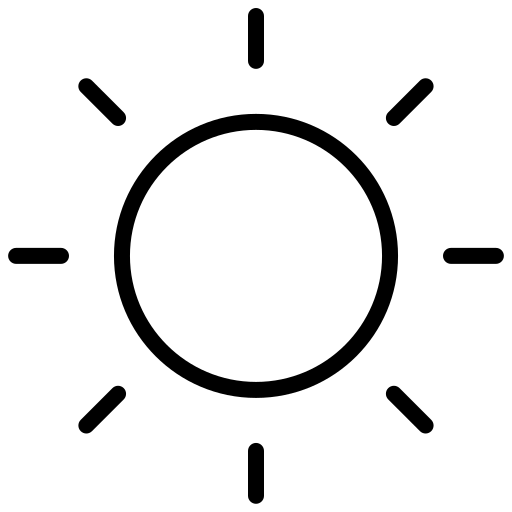
#> input picture views/assets/dark_mode.png, 512 x 512 px
$ python -i main_window.py   (imports and definitions only)
#> lines starting #> are read from the running program, lines starting #| are printed output that depends on the picture
import customtkinter
import tkinter.ttk as ttk
from PIL import Image, ImageOps, ImageTk
import os

# --- Custom Colors ---
TEAL_PRIMARY = "#0EA582"
TEAL_HOVER = "#0B8266"
WHITE = "#FFFFFF"
BG_LIGHT = "#F4F7F6"
TEXT_DARK = "#2B2B2B"

# --- Image Helper Function ---
def invert_icon_color(image_path):
    """Inverts the colors of a PNG image while keeping the background transparent."""
#> called with image_path = 'assets/dark_mode.png'
    original_image = Image.open(image_path).convert("RGBA")
#> original_image is the input picture: PIL image 512x512 RGBA; mean R, G, B, A 0, 0, 0, 20.2
    r, g, b, alpha = original_image.split()
#> r: PIL image 512x512 L; every value is 0
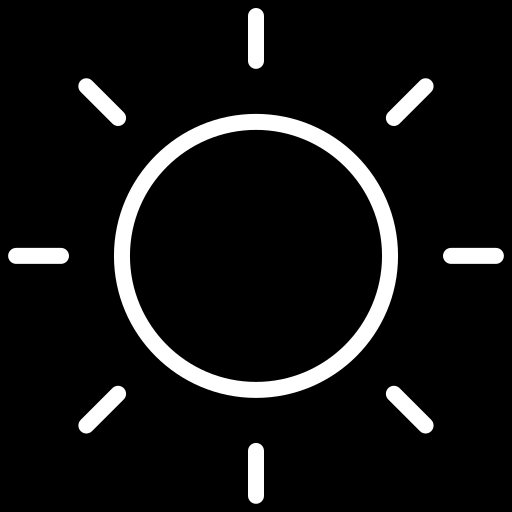
#> alpha: PIL image 512x512 L; min 0, max 255, mean 20.2

    # Invert only the RGB colors
    rgb_image = Image.merge("RGB", (r, g, b))
#> rgb_image: PIL image 512x512 RGB; every value is 0
    inverted_rgb = ImageOps.invert(rgb_image)
#> inverted_rgb: PIL image 512x512 RGB; every value is 255
    ir, ig, ib = inverted_rgb.split()
#> ir: PIL image 512x512 L; every value is 255

    # Merge back with original transparency
    return Image.merge("RGBA", (ir, ig, ib, alpha))


class MainWindow(customtkinter.CTk):
    # [270 lines left out: functions __init__, setup_table, show_patients_view, show_staff_view, toggle_theme, not called in this run]


# [3 lines not run here, left out]

>>> result = invert_icon_color('assets/dark_mode.png')

$ run again, on views/assets/department.png
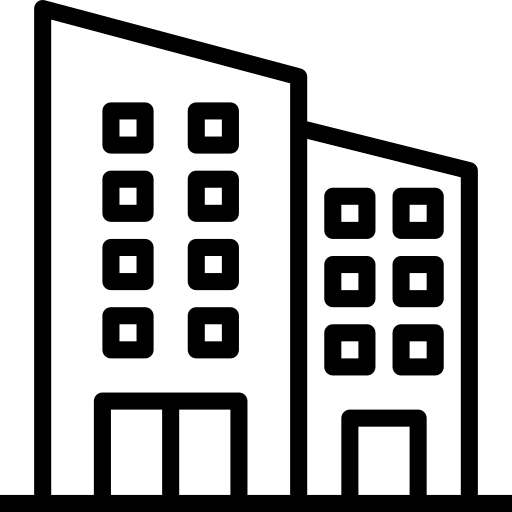
#> input picture views/assets/department.png, 512 x 512 px
#> in invert_icon_color, original_image is the input picture: PIL image 512x512 RGBA; mean R, G, B, A 0, 0, 0, 77.3
#> r: PIL image 512x512 L; every value is 0
#> in invert_icon_color, `r, g, b, alpha = original_image.split()`:
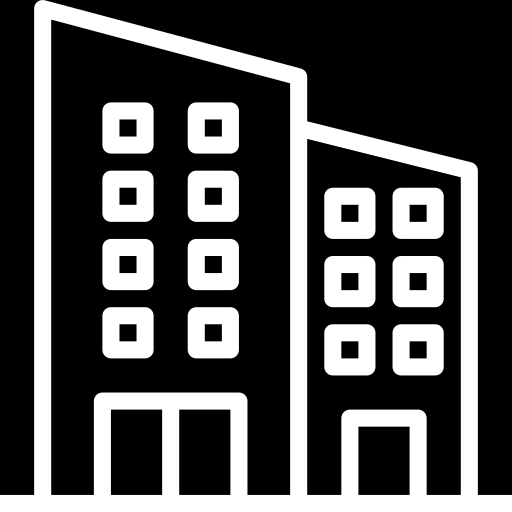
#> alpha: PIL image 512x512 L; min 0, max 255, mean 77.3
#> rgb_image: PIL image 512x512 RGB; every value is 0
#> inverted_rgb: PIL image 512x512 RGB; every value is 255
#> ir: PIL image 512x512 L; every value is 255

$ run again, on views/assets/patient.png
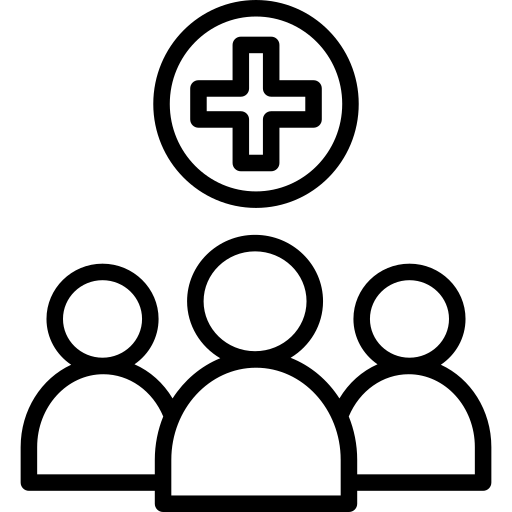
#> input picture views/assets/patient.png, 512 x 512 px
#> in invert_icon_color, original_image is the input picture: PIL image 512x512 RGBA; mean R, G, B, A 0, 0, 0, 51.2
#> r: PIL image 512x512 L; every value is 0
#> in invert_icon_color, `r, g, b, alpha = original_image.split()`:
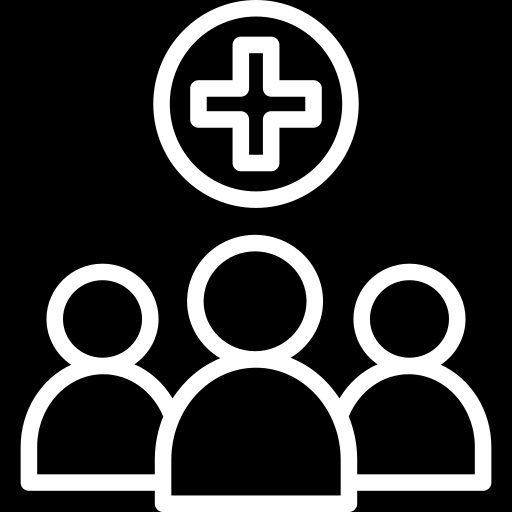
#> alpha: PIL image 512x512 L; min 0, max 255, mean 51.2
#> rgb_image: PIL image 512x512 RGB; every value is 0
#> inverted_rgb: PIL image 512x512 RGB; every value is 255
#> ir: PIL image 512x512 L; every value is 255

$ run again, on views/assets/staff.png
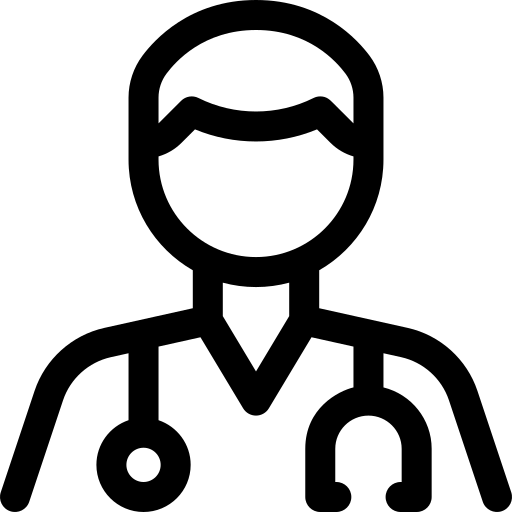
#> input picture views/assets/staff.png, 512 x 512 px
#> in invert_icon_color, original_image is the input picture: PIL image 512x512 RGBA; mean R, G, B, A 0, 0, 0, 71.8
#> r: PIL image 512x512 L; every value is 0
#> in invert_icon_color, `r, g, b, alpha = original_image.split()`:
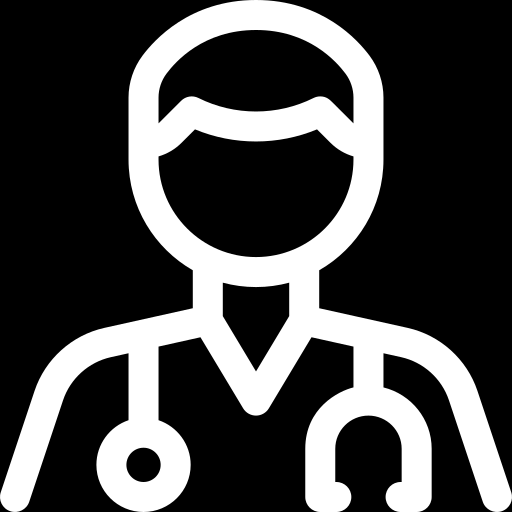
#> alpha: PIL image 512x512 L; min 0, max 255, mean 71.8
#> rgb_image: PIL image 512x512 RGB; every value is 0
#> inverted_rgb: PIL image 512x512 RGB; every value is 255
#> ir: PIL image 512x512 L; every value is 255
